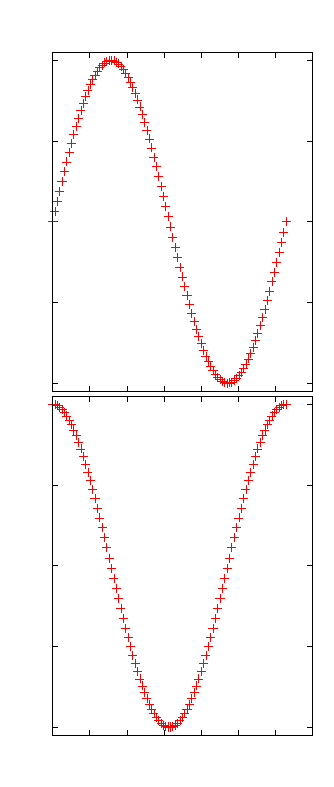

The gnuplot source for this figure:
set term cairolatex pdf color linewidth 2 size 8.5cm,20cm font ", 10"
set output "MultiplotFig.tex"
set yrange [-1.05:1.05]  
set xrange [0:7]  
set ytics  format "$%h$" 
set multiplot layout 2,1   
set xlabel ''  
set xtics format " "  #remove x tics for this plot  
set title 'A multiplot figure' offset 0,-1  
set tmargin 4.0 
set bmargin 0.2 
set ylabel '$\sin(\theta)$' offset 1,0 
plot '< h5totxt  -s " " -T MultiplotFig.h5:sin' ls 1  title ''  
set xlabel '$\theta$' offset 0,0.5 
set bmargin 4.0 
set tmargin 0.2 
set title ''   
set key off 
set xtics  format "$%h$" 
set ylabel '$\cos(\theta)$' offset 1,0 
plot '< h5totxt  -s " " -T MultiplotFig.h5:cos' ls 1  title ''  
unset multiplot 
set output 
